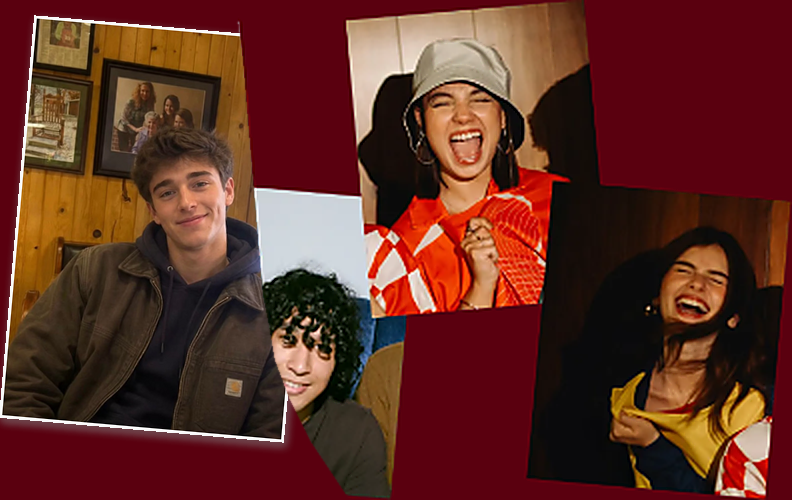
#> input picture scratch/candidate_party_A.png, 792 x 500 px, given in place of party_of_four_cards.png, which was not available
$ python generate_candidates.py
#> lines starting #> are read from the running program, lines starting #| are printed output that depends on the picture; after the words box and inside, x2 and y2 are one past the last pixel; in counts of white or black regions, pixels touching at a corner belong together; pictures that were not available may be replaced by others from this repository, and a replacement may not be noted
import os
from PIL import Image, ImageDraw, ImageFilter, ImageOps
import numpy as np

# Load source images
cards_orig = Image.open('public/images/party_of_four_cards.png').convert('RGBA')
#> cards_orig is the input picture: PIL image 792x500 RGBA; mean R, G, B, A 96, 45.3, 35.9, 254.6
user_new = Image.open(r'C:/Users/galan/.gemini/antigravity/brain/ddc39c74-efb6-4df6-94ec-b3cf0ab7f65a/.user_uploaded/media_1789473482059.jpg').convert('RGBA')
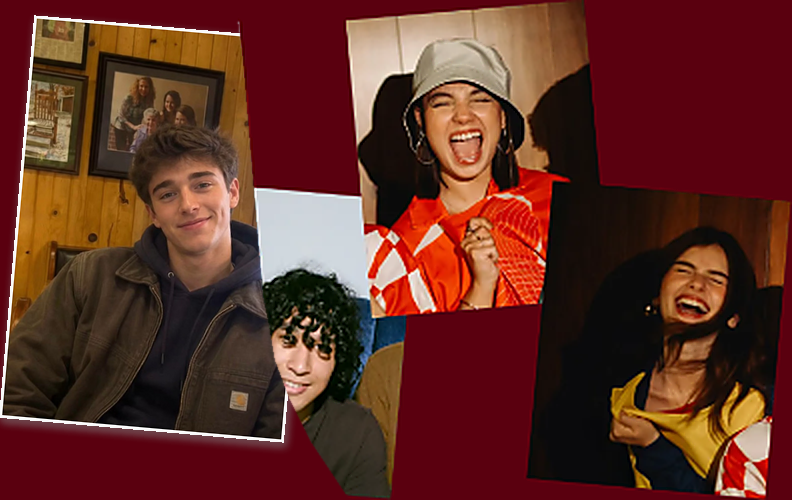
#> input picture scratch/candidate_party_B.png, 792 x 500 px, given in place of media_1789473482059.jpg, which was not available
#> user_new is the input picture: PIL image 792x500 RGBA; mean R, G, B, A 96, 45.3, 36, 254.6
old_user = Image.open(r'C:/Users/galan/.gemini/antigravity/brain/ddc39c74-efb6-4df6-94ec-b3cf0ab7f65a/.user_uploaded/media_1789473470465.png').convert('RGBA')

# Let's inspect user_new
# Size: 727 x 1024
# Let's see what the original photo on the left was:
# The original left photo has dimensions in upright:
# Width: ~280, Height: ~398 (or ~286 x 404 including white border)
# Rotation: -5.0 degrees counter-clockwise
# Center: cx = 159.1, cy = 229.0

# Let's build candidate compositions:
# In user_new:
# The user is smiling with brown hair, wooden wall in background, Carhartt jacket.
# Let's test a few crop framings:
# Framing A: Full image cropped to target aspect ratio (0, 0, 727, 1024) -> (0, 0, 727, 1024)
# Framing B: Centered, includes from top of hair down to Carhartt logo / zipper:
#            w=680, h=966, centered
# Framing C: Nicely zoomed portrait framing head and shoulders:
#            w=620, h=881, centered horizontally, x=53, y=40

framings = {
    'A': (0, 0, 727, 1024),
    'B': (23, 20, 23 + 680, 20 + int(680 / 280 * 398)),
    'C': (53, 40, 53 + 620, 40 + int(620 / 280 * 398)),
    'D': (40, 60, 40 + 640, 60 + int(640 / 280 * 398))
}

# Let's create the composite for each framing
for label, crop_box in framings.items():
    # 1. Base canvas: start with the background color #5a000f (90, 0, 15)
    canvas = Image.new('RGBA', cards_orig.size, (90, 0, 15, 255))

    # 2. Prepare the upright card
    # Card outer size: 286 x 404
    card_w, card_h = 286, 404
    border = 3 # 3px white border around the photo
    photo_w = card_w - 2 * border
    photo_h = card_h - 2 * border

    user_cropped = user_new.crop(crop_box)
    user_resized = user_cropped.resize((photo_w, photo_h), Image.Resampling.LANCZOS)

    # Create upright card image
    card_upright = Image.new('RGBA', (card_w, card_h), (248, 248, 248, 255)) # clean photo paper white
    card_upright.paste(user_resized, (border, border))

    # Add subtle inner border/stroke if desirable or crisp photo edge

    # 3. Create a larger transparent surface for rotating Card 1 with shadow
    # Rotated around center (cx, cy) = (159.1, 229.0)
    card_rot = card_upright.rotate(-5.0, resample=Image.Resampling.BICUBIC, expand=True)

    # Create card layer with drop shadow on full canvas (792, 500)
    card_layer = Image.new('RGBA', cards_orig.size, (0, 0, 0, 0))
    # Paste card at position: top-left of rotated card
    # In find_corners.py, outer TL corner was (-0.7, 40.7), center is (159.1, 229.0)
    rot_w, rot_h = card_rot.size
    paste_x = int(round(159.1 - rot_w / 2))
    paste_y = int(round(229.0 - rot_h / 2))
    card_layer.paste(card_rot, (paste_x, paste_y), card_rot)

    # Create drop shadow for Card 1
    # Extract alpha mask of card_rot
    shadow_mask = card_rot.split()[3]
    shadow_layer = Image.new('RGBA', (rot_w + 20, rot_h + 20), (0, 0, 0, 0))
    # Fill shadow color (dark shadow with alpha)
    shadow_img = Image.new('RGBA', card_rot.size, (30, 0, 5, 140))
    shadow_layer.paste(shadow_img, (10, 10), shadow_mask)
    shadow_layer = shadow_layer.filter(ImageFilter.GaussianBlur(radius=4))

    # Paste shadow onto canvas
    canvas.paste(shadow_layer, (paste_x - 8, paste_y - 6), shadow_layer)
    # Paste card onto canvas
    canvas.paste(card_layer, (0, 0), card_layer)

    # 4. Now composite the rest of the original cards (Card 2, 3, 4) ON TOP of Card 1!
    # Let's create an accurate mask of Card 2, 3, 4:
    # Everything to the right of Card 2/3's left edge
    # Let's inspect where Card 2/3 are located:
    # Card 2 left edge: x = 0.0899 * y + 235.4922 (for y in 0..320)
    # Below y=300: Card 3 top-left edge starts around (260, 290) and goes down-right

    # Let's build a polygon mask for the overlapping region (Cards 2, 3, 4):
    overlay_mask = Image.new('L', cards_orig.size, 0)
    draw_mask = ImageDraw.Draw(overlay_mask)

    # Polygon covering Card 2, 3, 4:
    # Points along Card 2 left edge:
    poly_pts = [
        (238, 0),
        (238, 20),
        (243, 60),
        (248, 120),
        (253, 180),
        (258, 240),
        (263, 295), # where Card 2 meets Card 3
        (268, 320),
        (275, 360),
        (290, 400),
        (310, 440),
        (330, 470),
        (350, 500),
        (792, 500),
        (792, 0)
    ]
    draw_mask.polygon(poly_pts, fill=255)

    # Feather the edge of the mask slightly (0.5px) for perfect anti-aliasing
    overlay_mask_smooth = overlay_mask.filter(ImageFilter.GaussianBlur(radius=0.7))

    # Composite cards_orig onto canvas using overlay_mask
    canvas.paste(cards_orig, (0, 0), overlay_mask_smooth)

    # Save test output
    out_path = f'scratch/candidate_party_{label}.png'
    canvas.save(out_path)
    print(f"Saved {out_path}")
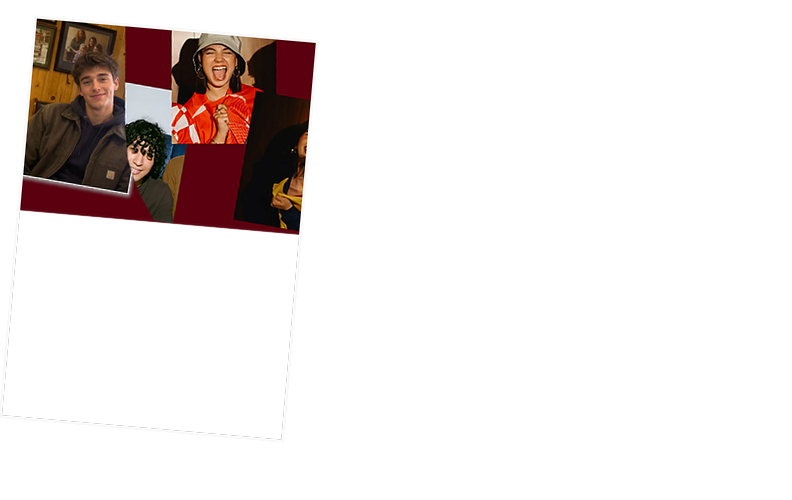
#> card_layer: PIL image 792x500 RGBA; mean R, G, B, A 15, 8.8, 7.6, 37.1; transparent parts drawn white
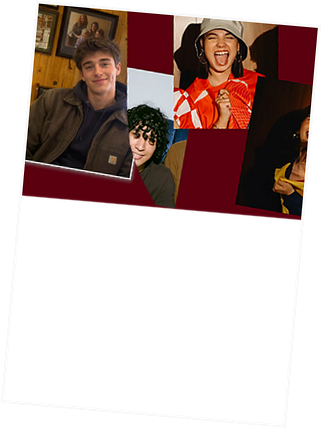
#> card_rot: PIL image 322x428 RGBA; mean R, G, B, A 44, 26.1, 22.5, 107.2; transparent parts drawn white
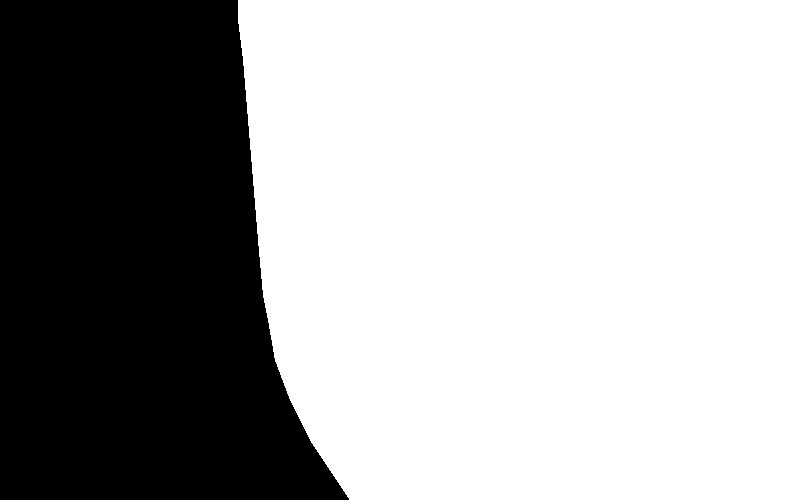
#> overlay_mask: PIL image 792x500 L; 66.1% white; 1 black region, box (x1, y1, x2, y2) and area: (0, 0, 349, 500) 134362
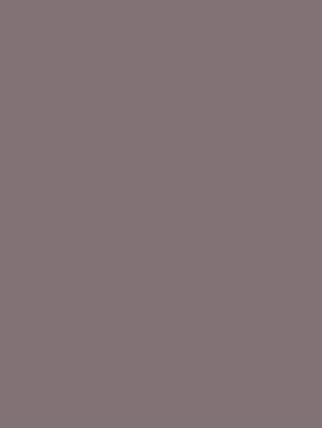
#> shadow_img: PIL image 322x428 RGBA; mean R, G, B, A 30, 0, 5, 140; transparent parts drawn white
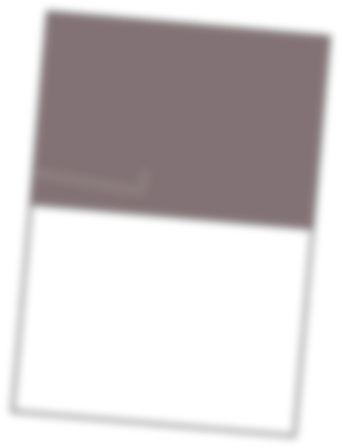
#> shadow_layer: PIL image 342x448 RGBA; mean R, G, B, A 11.3, 0, 1.9, 53; transparent parts drawn white
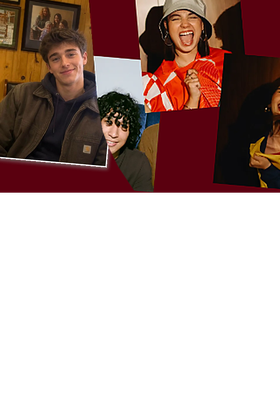
#> user_resized: PIL image 280x398 RGBA; mean R, G, B, A 44.8, 22.5, 18, 123.2; transparent parts drawn white
